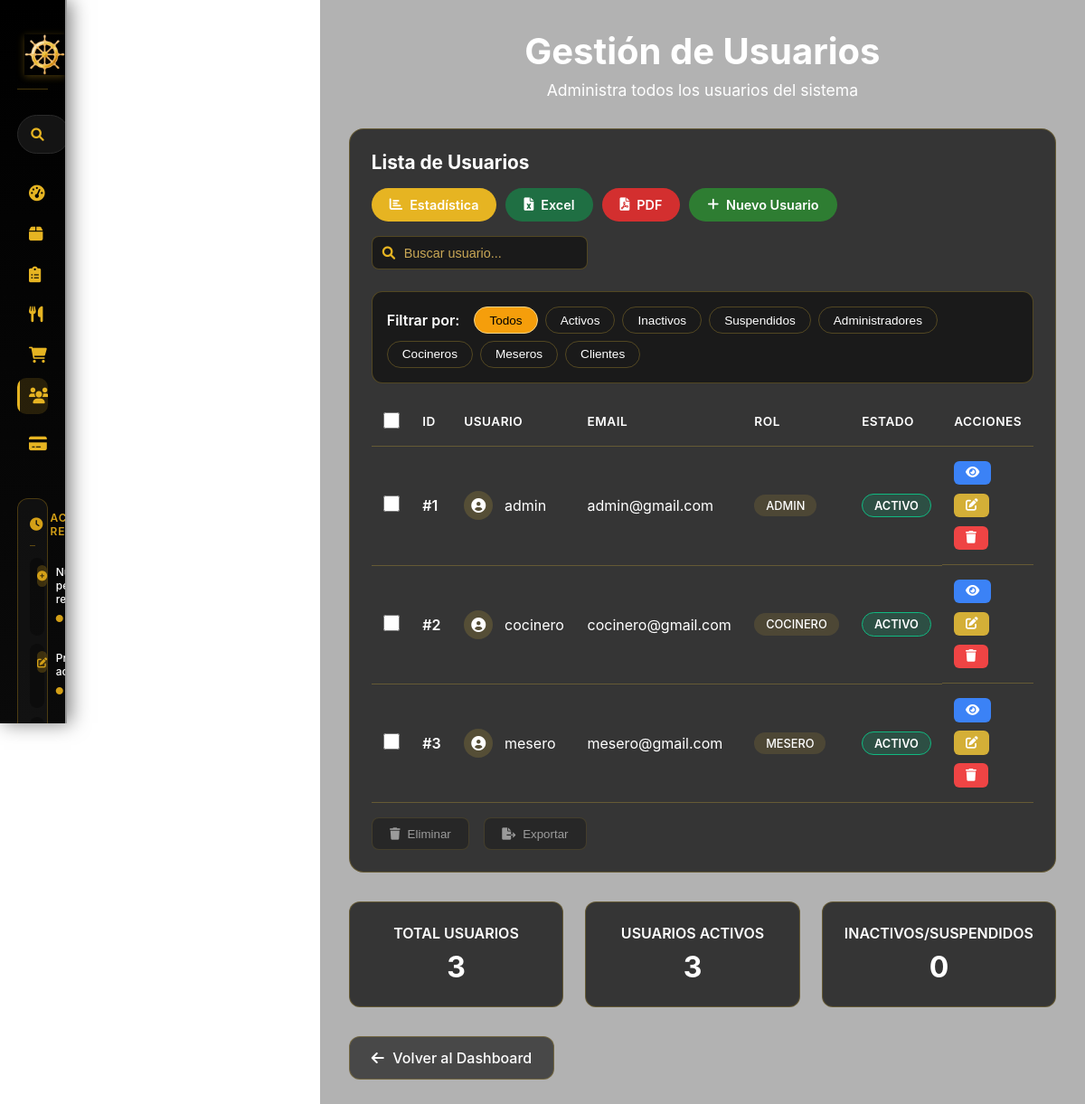
Screenshot of /usuarios/lista/ (signed in) with the database file from the repository.
### usuarios/models.py (models this page shows, shortened)
class Usuario(AbstractBaseUser, PermissionsMixin):
    ESTADO_CHOICES = [
        ('ACTIVO', 'Activo'),
        ('INACTIVO', 'Inactivo'),
        ('SUSPENDIDO', 'Suspendido'),
    ]
    id_usuario = models.AutoField(primary_key=True)
    email = models.CharField(max_length=100, unique=True)
    estado = models.CharField(
        max_length=10,
        choices=ESTADO_CHOICES,
        null=True,
        blank=True,
        default='ACTIVO'
    )
    fecha_creacion = models.DateTimeField(null=True, blank=True, auto_now_add=True)
    nombre_usuario = models.CharField(max_length=100, unique=True)
    password_hash = models.CharField(max_length=255)
    rol = models.ForeignKey(
        Rol,
        on_delete=models.PROTECT,
        db_column='rol_id',
        null=True,
        blank=True
    )
    is_active = models.BooleanField(default=True)
    is_staff = models.BooleanField(default=False)
    date_joined = models.DateTimeField(auto_now_add=True)
    last_login = models.DateTimeField(null=True, blank=True)
    USERNAME_FIELD = 'email'  # Cambia de 'nombre_usuario' a 'email'
    REQUIRED_FIELDS = ['nombre_usuario']  # Ahora nombre_usuario es requerido adicional
    objects = UsuarioManager()
    class Meta:
        db_table = 'usuarios_usuario'  # Cambiar nombre para evitar conflictos
        ordering = ['nombre_usuario']
    @property
    def password(self):
        return self.password_hash

class Rol(models.Model):
    id_rol = models.AutoField(primary_key=True)
    descripcion = models.CharField(max_length=255, null=True, blank=True)
    nombre_rol = models.CharField(max_length=50, unique=True)
    class Meta:
        db_table = 'usuarios_rol'  # Cambiar nombre para evitar conflictos
        ordering = ['nombre_rol']

### usuarios/views.py (the view)
# urls.py: path('lista/', views.lista_usuarios, name='lista'),
@login_required
def lista_usuarios(request):
    if not es_admin(request.user):
        messages.error(request, "No tienes permiso para acceder a esta sección")
        return redirect('dashboard_redirect')
    usuarios = Usuario.objects.all().select_related('rol')
    context = {
        'usuarios': usuarios,
        'total_usuarios': usuarios.count(),
        'usuarios_activos': usuarios.filter(estado='ACTIVO').count(),
        'usuarios_inactivos': usuarios.filter(estado='INACTIVO').count(),
        'usuarios_suspendidos': usuarios.filter(estado='SUSPENDIDO').count(),
    }
    return render(request, 'roles/admin/Crud/usuarios/usuarios.html', context)

### usuarios/views.py (called while the page is built)
def es_admin(user):
    return user.is_authenticated and (
        user.is_staff or user.is_superuser or
        (user.rol and user.rol.nombre_rol == 'ADMIN')
    )

### templates/roles/admin/Crud/usuarios/usuarios.html (shortened to what this page needs)
{% load static %}
<!DOCTYPE html>
<html lang="es">
<head>
    <link rel="stylesheet" href="https://cdnjs.cloudflare.com/ajax/libs/font-awesome/6.0.0/css/all.min.css">
    <link rel="stylesheet" href="{% static 'css/usuario.css' %}" />
</head>
<body>
<div class="layout-container">
    {% include 'layouts/sindear.html' %}
    <main class="main-content">
        <div class="dashboard-wrapper">
            <div class="header-title">
                <h1>Gestión de Usuarios</h1>
                <p>Administra todos los usuarios del sistema</p>
            </div>
            <div class="table-container">
                <div class="table-top-bar">
                    <h3>Lista de Usuarios</h3>
                    <div class="right-actions">
                        <div class="btn-group">
                            <a href="{% url 'usuarios:estadisticas' %}" class="btn btn-estadisticas">
                                <i class="fas fa-chart-bar"></i> Estadística
                            </a>
                            <a href="{% url 'usuarios:export_excel' %}" class="btn btn-excel">
                                <i class="fas fa-file-excel"></i> Excel
                            </a>
                            <a href="{% url 'usuarios:export_pdf' %}" class="btn btn-pdf">
                                <i class="fas fa-file-pdf"></i> PDF
                            </a>
                            <a href="{% url 'usuarios:crear' %}" class="btn btn-nuevo">
                                <i class="fas fa-plus"></i> Nuevo Usuario
                            </a>
                        </div>
                        <div class="search-wrapper">
                            <input type="text" id="searchInput" class="table-search" placeholder="Buscar usuario...">
                        </div>
                    </div>
                </div>
                <div class="filters-bar">
                    <span class="filter-label">Filtrar por:</span>
                    <button class="filter-btn active" data-filter="todos">Todos</button>
                    <button class="filter-btn" data-filter="activo">Activos</button>
                    <button class="filter-btn" data-filter="inactivo">Inactivos</button>
                    <button class="filter-btn" data-filter="suspendido">Suspendidos</button>
                    <button class="filter-btn" data-filter="administrador">Administradores</button>
                    <button class="filter-btn" data-filter="cocinero">Cocineros</button>
                    <button class="filter-btn" data-filter="mesero">Meseros</button>
                    <button class="filter-btn" data-filter="cliente">Clientes</button>
                </div>
                <div class="table-wrapper">
                    <table class="usuarios-table" id="usuariosTable">
                        <thead>
                            <tr>
                                <th width="50">
                                    <input type="checkbox" id="selectAll" class="select-all-checkbox">
                                </th>
                                <th>ID</th>
                                <th>Usuario</th>
                                <th>Email</th>
                                <th>Rol</th>
                                <th>Estado</th>
                                <th>Acciones</th>
                            </thead>
                        <tbody id="tableBody">
                            {% for usuario in usuarios %}
                            <tr data-rol="{{ usuario.rol.nombre_rol|lower }}" data-estado="{{ usuario.estado|lower }}">
                                <td class="checkbox-cell">
                                    <input type="checkbox" class="row-select" value="{{ usuario.id_usuario }}">
                                </td>
                                <td class="id-cell">#{{ usuario.id_usuario }}</td>
                                <td>
                                    <div class="user-info">
                                        <div class="user-avatar">
                                            <i class="fas fa-user-circle"></i>
                                        </div>
                                        {{ usuario.nombre_usuario }}
                                    </div>
                                </td>
                                <td>{{ usuario.email }}</td>
                                <td>
                                    <span class="rol-badge">
                                        {{ usuario.rol.nombre_rol|default:"Cliente" }}
                                    </span>
                                </td>
                                <td>
                                    <span class="estado-badge estado-{{ usuario.estado|lower }}">
                                        {{ usuario.estado }}
                                    </span>
                                </td>
                                <td class="action-cell">
                                    <a href="{% url 'usuarios:detalle' usuario.id_usuario %}" class="btn-view" title="Ver Detalle">
                                        <i class="fas fa-eye"></i>
                                    </a>
                                    <a href="{% url 'usuarios:editar' usuario.id_usuario %}" class="btn-edit" title="Editar">
                                        <i class="fas fa-edit"></i>
                                    </a>
                                    <a href="{% url 'usuarios:eliminar' usuario.id_usuario %}" class="btn-delete"
                                       onclick="return confirm('¿Estás seguro de eliminar este usuario?');" title="Eliminar">
                                        <i class="fas fa-trash"></i>
                                    </a>
                                </td>
                            </tr>
                            {% endfor %}
                        </tbody>
                    </table>
                </div>
                <div class="batch-actions">
                    <button id="deleteSelected" class="btn-delete-batch" disabled>
                    </button>
                    <button id="exportSelected" class="btn-export-batch" data-export-url="{% url 'usuarios:exportar_seleccionados' %}" disabled>
                    </button>
                </div>
            </div>
            <div class="stats-container">
                <div class="stat-item">
                    <h3>TOTAL USUARIOS</h3>
                    <p>{{ total_usuarios|default:"0" }}</p>
                </div>
                <div class="stat-item">
                    <h3>USUARIOS ACTIVOS</h3>
                    <p>{{ usuarios_activos|default:"0" }}</p>
                </div>
                <div class="stat-item">
                    <h3>INACTIVOS/SUSPENDIDOS</h3>
                    <p>{{ usuarios_inactivos|add:usuarios_suspendidos|default:"0" }}</p>
                </div>
            </div>
            <a href="{% url 'dashboard' %}" class="back-to-dashboard">
                <i class="fas fa-arrow-left"></i> Volver al Dashboard
            </a>
        </div>
    </main>
</div>
</body>
</html>

### rows the page displays
Usuario: id_usuario "1", nombre_usuario "admin", email "admin@gmail.com", rol.nombre_rol "ADMIN", estado "ACTIVO"
Usuario: id_usuario "2", nombre_usuario "cocinero", email "cocinero@gmail.com", rol.nombre_rol "COCINERO", estado "ACTIVO"
Usuario: id_usuario "3", nombre_usuario "mesero", email "mesero@gmail.com", rol.nombre_rol "MESERO", estado "ACTIVO"

### other values shown
{{ total_usuarios|default:"0" }} "3"
{{ usuarios_activos|default:"0" }} "3"
{{ usuarios_inactivos|add:usuarios_suspendidos|default:"0" }} "0"
